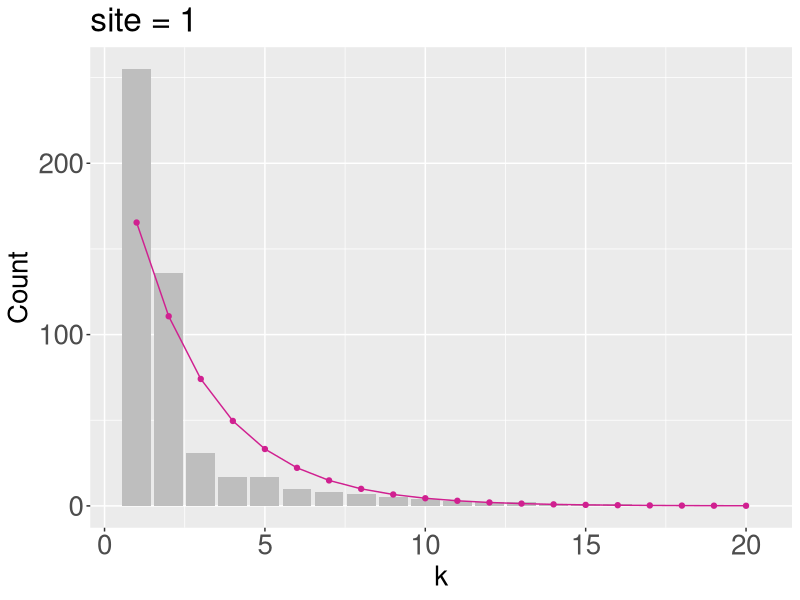
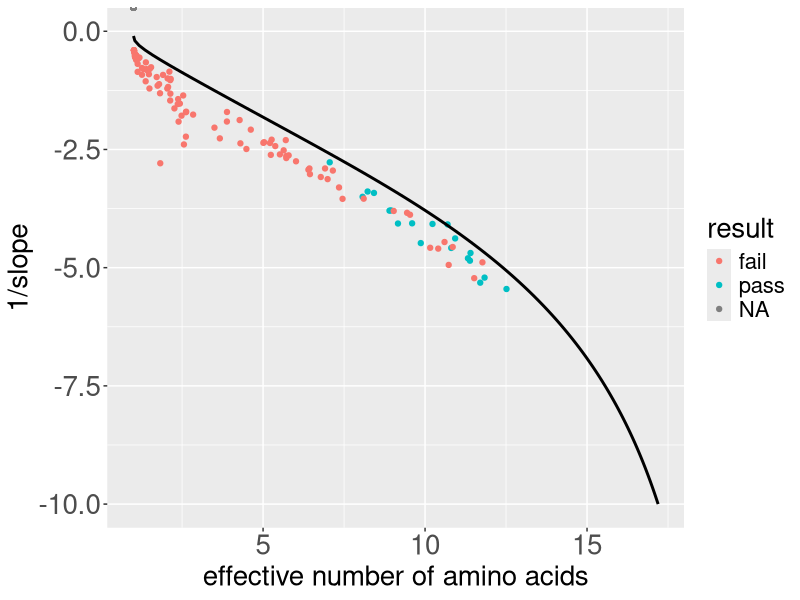

The R script that drew these images, in order:
library(tidyverse)
library(stringr)
library(cowplot)
library(broom)


# mean chi square
# does one dist systematically fit better
# aic or lrt to see if increase in parameter is worth it
# distribution of chi square

# read in data
alignment <-read_csv("data/simulated/results_1B4T_A_evolved_split.csv", col_types = cols(.default = "c")) 

# tidy data used for null
alignment %>% 
  mutate(sequence = as.numeric(1:nrow(alignment)) ) %>% 
  gather(key = "site", value = "aa", 1:153) -> tidy_align  

tidy_align$site = as.numeric(tidy_align$site) 

#tidy_align %>% filter(sequence <= 100) -> tidy_align

#---------- ACTUAL DISTRIBUTION ----------
# determine the number of each AA at each site
tidy_align %>% 
  group_by(site, aa) %>% 
  summarize(count = n()) -> site_aa_count

empty_counts <- data_frame(aa = c('A', 'C', 'D', 'E', 'F', 'G', 'H', 'I', 'K', 'L', 'M', 'N', 'P', 'Q', 'R', 'S', 'T', 'V', 'W', 'Y'), 
                           count = rep(0, 20))

# 1. First write a function that can take a data frame with amino acids at one site, and return a data frame with counts, including zeros.
count_by_site <- function(site_df) {
  site_df %>% 
    group_by(aa) %>% 
    summarize(count = n()) -> counts
  full_join(counts, anti_join(empty_counts, counts, by = 'aa'))
}

# 2. Then call that function for all sites and combine the resulting data frames.
tidy_align %>% nest(-site) %>%
  mutate(counts = map(data, count_by_site)) %>%
  dplyr::select(-data) %>%   # use sessionInfo() to find what packages are loaded, conflicted package to give warnings
  unnest() -> all_count


#----------- ESTIMATED DISTRIBUTION ------------
# USING ONLY OBSERVED AA
# order aa by relative frequency
all_count %>%
  arrange(all_count$site, desc(count)) -> ordered_count

# make the categorical variable (aa) numerical (k) by numbering aa's 1-20 in order of freq
ordered_count %>%
  group_by(site) %>%
  mutate(k = as.numeric(1:20)) -> ordered_count

# remove aa with zero values
ordered_count %>%
  filter(count > 0) -> observed_aa

# count relative to most frequent - rescale to 1 for highly conserved sites
observed_aa %>%
  group_by(site) %>%
  mutate(rel_count = count/max(count)) -> observed_aa

# log-transformed data
observed_aa %>%
  mutate(ln_count = log(rel_count)) -> observed_aa 

# fit to a linear function, using map and BROOM 
# SET INTERCEPT TO 0
observed_aa %>% nest(-site) %>%
  mutate(fit = map(data, ~ lm(ln_count ~ 0 + k, data = .)),
         #intercept = map_dbl(fit, ~ (.)$coefficients[1]),
         slope = map_dbl(fit, ~ (.)$coefficients[1])) %>% 
  select(-data, -fit) -> observed_fits

# data frame with slope from linear fit to log transformed data - slope = gamma, intercept = 0
#head(observed_fits)

# visualize the distribution (at a given site) with linear fits
# NOTE: sites that are highly conserved for a single aa still look exponential in log scale (see sites 3 and 9 as example) 3, 6, 33
ordered_count %>%
  group_by(site) %>%
  mutate(rel_count = count/max(count)) -> ordered_count
ordered_count %>%
  mutate(ln_count = log(rel_count)) -> ordered_count

# library(forcats)
# ordered_count %>%
#   filter(site==77) %>%
#   ggplot() +
#   #geom_bar(aes(x = fct_inorder(aa), y = count), stat = 'identity') +
#   geom_point(aes(x = fct_inorder(aa), y = ln_count)) +
#   geom_abline(intercept = 0, slope = -0.2046281) + # NOTE: look up slope from ordered_fits dataframe
#   xlab("ordered aa") +
#   ylab("ln(count)") +
#   theme(text = element_text(size = 40),
#         axis.text = element_text(size = 40))
# 
# ggsave("step3.jpg")

# estimate the distribution
# only for observed
# observed_aa %>%
#   left_join(observed_fits, by = "site") %>%
#   mutate(est_dist = exp(k*slope)) -> observed_aa

ordered_count %>% 
  left_join(observed_fits, by = "site") %>%
  mutate(est_dist = slope*exp(k*slope)) -> ordered_count


# rescale to compare w raw count
ordered_count %>%
  group_by(site) %>%
  mutate(est_rel = est_dist/sum(est_dist)) %>%
  mutate(est_count = sum(count)*est_rel) -> ordered_count

#ordered_count %>% filter(site == 78) -> plot_df 
#plot_df$aa <- factor(plot_df$aa, levels = plot_df$aa[order(plot_df$k)])

# visual comparison
# ordered_count %>%
#   filter(site == 10) %>%
#   ggplot(aes(x = k)) +
#   geom_bar(aes(y = count), fill = "grey", stat='identity') +
#   geom_point(aes(y = est_count, color = "violetred")) +
#   geom_line(aes(y = est_count, color = "violetred"), size = 1) 
#   scale_color_manual(name = "distribution",
#                      values = c("grey" = "grey", "violetred" = "violetred"),
#                      labels = c("actual", "estimated"))  +
#   labs(x = "amino acids ranked, k", y = "count") +
#   theme(legend.position = "none",
#         text = element_text(size = 40),
#         axis.text = element_text(size = 40)) #-> q1
#ggsave("plot2.jpg")

# ordered_count %>%
#   filter(site == 136) %>% 
#   ggplot(aes(x = k)) +
#   geom_bar(aes(y = count, fill = "actual"), fill = "grey", stat='identity') +
#   geom_point(aes(y = est_count, color = "Estimated")) +
#   geom_line(aes(y = est_count, color = "Estimated")) +
#   scale_color_manual(" ", values = c("actual" = "grey", "Estimated" = "violetred"))  +
#   scale_fill_manual(" ", values = "grey")  +
#   theme(legend.key = element_blank()) +
#   labs(x = "Amino acids ranked by frequency, k", y = "Count") +
#   theme(text = element_text(size = 20),
#         axis.text = element_text(size = 20))


# ordered_count %>%
#   filter(site == 77) %>% 
#   ggplot(aes(x = k)) +
#   geom_point(aes(y = est_count)) +
#   geom_line(aes(y = est_count)) +
#   labs(x = "amino acids ranked, k", y = "count") +
#   theme(text = element_text(size = 40),
#         axis.text = element_text(size = 40))
# ggsave("intro.jpg")


#------- CHI-SQUARED: ACTUAL VS. ESTIMATED DIST -------
# use raw count
ordered_count %>% nest(-site) %>%
  mutate(chisq = map(data, ~ sum(((.$count - .$est_count)^2)/.$est_count)),
         p_value = map_dbl(chisq, ~ pchisq(., 18, lower.tail=FALSE))) %>% 
  select(-data) %>%
  mutate(p.adjusted = p.adjust(p_value, method= "fdr")) -> chisq_results

chisq_results %>%
  mutate(result = "pass") -> chisq_results

# REMOVE conserved sites with a single aa
chisq_results %>% 
  filter(p_value != "NaN") -> chisq_results

chisq_results$result[chisq_results$p_value < 0.05] <- "fail"

chisq_results %>% filter(result == "fail") %>% nrow()/nrow(chisq_results)
chisq_results$chisq <- as.numeric(chisq_results$chisq)

# ordered_count %>% 
#   filter(count != 0) %>% 
#   filter(count != 500) %>% 
#   group_by(site) %>%
#   do(tidy(chisq.test(.$count, p = .$est_count/sum(.$est_count)))) %>%
#   ungroup() %>%
#   mutate(p.adjusted = p.adjust(p.value, method= "fdr")) -> observed_chi
# 
# observed_chi %>%
#   mutate(result = "pass") -> observed_chi
# observed_chi$result[observed_chi$p.value < 0.05] <- "fail"
# observed_chi %>% filter(result == "fail") %>% nrow()/nrow(observed_chi)

#test manually for a few sites
#df1 <- filter(ordered_count, site == 1)
#chisq1 <- sum((df1$count - df1$est_count)^2/df1$est_count)
#pchisq(chisq1, 18, lower.tail = FALSE)

#ks.test(df1$count, df1$est_count, exact = FALSE)

ordered_count %>%
  filter(site == 1) %>%
  ggplot(aes(x = k)) +
    geom_bar(aes(y = count, fill = "actual"), fill = "grey", stat='identity') +
    geom_point(aes(y = est_count, color = "Estimated")) +
    geom_line(aes(y = est_count, color = "Estimated")) +
    scale_color_manual(" ", values = c("actual" = "grey", "Estimated" = "violetred"))  +
    scale_fill_manual(" ", values = "grey")  +
    theme(legend.position = "none") +
    labs(x = "k", y = "Count") +
    theme(text = element_text(size = 20),
          axis.text = element_text(size = 20)) +
  ggtitle("site = 1") 


#------- EFFECTIVE NUMBER OF AMINO ACIDS --------
# site_aa_count is actual dist. DOES NOT CONTAIN AA AT ZERO

observed_aa %>%
  group_by(site) %>%
  mutate(frequency = (count)/sum(count)) -> site_aa_freq

site_aa_freq %>% 
  mutate(flnf = frequency*log(frequency)) %>%
  group_by(site) %>% 
  summarize(entropy = -sum(flnf),
            eff_aa = exp(entropy),
            n = length(unique(aa))) -> eff_aa_all


#------- RELATIONSHIP BETWEEN GAMMA & EFF AA -------
observed_fits %>%
  left_join(eff_aa_all) %>% 
  select(site, slope, eff_aa)-> gam_v_effaa

gam_v_effaa %>%
  left_join(chisq_results) %>% 
  select(site, slope, eff_aa, result) -> gam_v_effaa

# observed_fits %>%
#   left_join(eff_aa_all) %>% 
#   select(site, slope, eff_aa) %>%
#   left_join(observed_chi) %>% 
#   select(site, slope, eff_aa, result) -> obs_gam_v_effaa

# theoretical prediction
# neff <- function(lambda) {
#   pi <- exp(-lambda*(0:19))
#   C <- sum(pi)
#   pi <- pi/C
#   exp(-sum(pi*log(pi)))
# }
# 
# df_theory <- data.frame(lambda = (0:100)/10, ne = vapply((0:100)/10, neff, numeric(1)))

neff2 <- function(lambda_inv) {
  lambda <- 1/lambda_inv
  pi <- lambda*exp(-lambda*(0:19))
  C <- sum(pi)
  pi <- pi/C
  exp(-sum(pi*log(pi)))
}

df_theory2 <- data.frame(lambda_inv = (0:-100)/10, ne = vapply((0:-100)/10, neff2, numeric(1)))

ggplot(gam_v_effaa, aes(x = eff_aa, y = 1/slope)) + 
  geom_point(aes(color = result)) +
  #geom_line(data = df_theory, aes(ne, -1/lambda), inherit.aes = FALSE) +
  geom_line(data = df_theory2, aes(ne, lambda_inv), inherit.aes = FALSE, size = 1) +
  #ggtitle("1B4T_A") +
  #ylim(-10,1000) ++
  labs(x = "effective number of amino acids", y = "1/slope") +
  theme(legend.position = "right",
        text = element_text(size = 20),
        axis.text = element_text(size = 20))  #-> plot1

